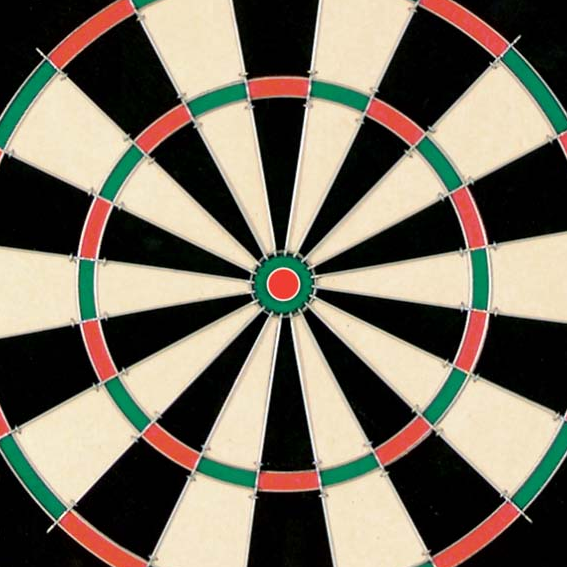
//> input picture coursework/dart.bmp, 567 x 567 px
$ ./main dart.bmp   (built with g++ and OpenCV 4)
//> lines starting //> are read from the running program, lines starting //| are printed output that depends on the picture; after the words box and inside, x2 and y2 are one past the last pixel; in counts of white or black regions, pixels touching at a corner belong together
### coursework/convolution.h
#include <opencv/cv.h>

void convolution(const cv::Mat_<uchar> &input, cv::Mat_<float> &kernel, cv::Mat_<float> &output);

### coursework/3dArray.h
int ***malloc3dArray(int dim1, int dim2, int dim3);
int **malloc2dArray(int dim1, int dim2);

### coursework/sobel.h
#include <opencv/cv.h>

void convolution(const cv::Mat_<uchar> &input, cv::Mat_<float> &kernel, cv::Mat_<float> &output);

void sobel(const cv::Mat_<uchar> &input, cv::Mat_<float> &dxOut, cv::Mat_<float> &dyOut, cv::Mat_<float> &magOut, cv::Mat_<float> &dirOut);

### coursework/convolution.cpp
// header inclusion
#include "convolution.h"

#include <stdio.h>
#include <opencv/cv.h>        //you may need to
#include <opencv/highgui.h>   //adjust import locations
#include <opencv/cxcore.h>    //depending on your machine setup

using namespace cv;

void convolution(const cv::Mat_<uchar> &input, cv::Mat_<float> &kernel, cv::Mat_<float> &output){
	output.create(input.size());
	int kernelRadiusX = (kernel.size[0] - 1) / 2;
	int kernelRadiusY = (kernel.size[1] - 1) / 2;

	cv::Mat_<uchar> padded_input;
	cv::copyMakeBorder(input, padded_input, kernelRadiusX, kernelRadiusX, kernelRadiusY, kernelRadiusY, cv::BORDER_REPLICATE);

	for (int i = 0; i < input.rows; i++){
		for (int j = 0; j < input.cols; j++){
			float sum = 0.0;
			for (int m = -kernelRadiusX; m <= kernelRadiusX; m++){
				for (int n = -kernelRadiusY; n <= kernelRadiusY; n++){
					int imagex = i + m + kernelRadiusX;
					int imagey = j + n + kernelRadiusY;
					int kernelx = m + kernelRadiusX;
					int kernely = n + kernelRadiusY;
					int imageval = padded_input(imagex, imagey);
					float kernalval = kernel(kernelx, kernely);
					sum += imageval * kernalval;
				}
			}
			output(i, j) = sum;
		}
	}
}

### coursework/3dArray.cpp
#include "3dArray.h"
// Example code for allocating a 3D int array on the heap, many other more efficient solutions are possible

#include <stdio.h>
#include <stdlib.h>

int ***malloc3dArray(int dim1, int dim2, int dim3){
    int i, j, k;
    int ***array = (int ***) malloc(dim1 * sizeof(int **));

    for (i = 0; i < dim1; i++) {
        array[i] = (int **) malloc(dim2 * sizeof(int *));
        for (j = 0; j < dim2; j++) {
            array[i][j] = (int *) malloc(dim3 * sizeof(int));
        }
    }
    for (i = 0; i < dim1; ++i)
        for (j = 0; j < dim2; ++j)
            for (k = 0; k < dim3; ++k)
                array[i][j][k] = 0;

    return array;
}

int **malloc2dArray(int dim1, int dim2){
    int** array = new int*[dim1];
    for(int i = 0; i < dim1; ++i){
        array[i] = new int[dim2];
    }
    return array;
}

### coursework/sobel.cpp
#include "sobel.h"
#include <math.h>

void calc_mag(const cv::Mat_<float> &dx, const cv::Mat_<float> &dy, cv::Mat_<float> &output){
	output.create(dx.size());
	for (int i = 0; i < dx.rows; i++){
		for (int j = 0; j < dx.cols; j++){
			float x = dx(i, j);
			float y = dy(i, j);
			output(i, j) = sqrt(x*x + y*y);
		}
	}
}

void calc_dir(const cv::Mat_<float> &dx, const cv::Mat_<float> &dy, cv::Mat_<float> &output){
	output.create(dx.size());
	for (int i = 0; i < dx.rows; i++){
		for (int j = 0; j < dx.cols; j++){
			float x = dx(i, j);
			float y = dy(i, j);
			output(i, j) = atan2(y, x);
		}
	}
}

void sobel(const cv::Mat_<uchar> &input, cv::Mat_<float> &dx_out, cv::Mat_<float> &dy_out, cv::Mat_<float> &mag_out, cv::Mat_<float> &dir_out){
	//Make kernels for dx & dy.
	cv::Mat_<float> dx_kernel(3, 3);
	dx_kernel << -1, 0, 1,
				-2, 0, 2,
				-1, 0, 1;

	cv::Mat_<float> dy_kernel(3, 3);
	dy_kernel << -1, -2, -1,
				 0,  0,  0,
				 1,  2,  1;

	//Calculate dx and dy.
	convolution(input, dx_kernel, dx_out);
	convolution(input, dy_kernel, dy_out);

	//Calculate magnitude
	calc_mag(dx_out, dy_out, mag_out);

	//Calculate directon
	calc_dir(dx_out, dy_out, dir_out);
}

// [7 lines left out: function blur, not called in this run]

### coursework/main.cpp
#include <stdio.h>
#include <opencv/cv.h>        //you may need to
#include <opencv/highgui.h>   //adjust import locations
#include <opencv/cxcore.h>    //depending on your machine setup
#include "sobel.h"
#include "3dArray.h"
#include "convolution.h"
#include <cmath>

using namespace std;
using namespace cv;

String cascade_name = "dartcascade/cascade.xml";
CascadeClassifier cascade;

//define 2D array for ground truths
int ground_truths[16][4][3];

//Init ground truth vaules for dartboards
void init_ground_truths(){
	//Top left and top right
	//Dart0
	ground_truths[0][0][0] = 426;
	ground_truths[0][1][0] = 4;
	ground_truths[0][2][0] = 612;
	ground_truths[0][3][0] = 217;
	//Dart1
	ground_truths[1][0][0] = 166;
	ground_truths[1][1][0] = 99;
	ground_truths[1][2][0] = 424;
	ground_truths[1][3][0] = 355;
	//Dart2
	ground_truths[2][0][0] = 93;
	ground_truths[2][1][0] = 92;
	ground_truths[2][2][0] = 205;
	ground_truths[2][3][0] = 194;
	//Dart3
	ground_truths[3][0][0] = 314;
	ground_truths[3][1][0] = 149;
	ground_truths[3][2][0] = 397;
	ground_truths[3][3][0] = 228;
	//Dart4
	ground_truths[4][0][0] = 156;
	ground_truths[4][1][0] = 71;
	ground_truths[4][2][0] = 353;
	ground_truths[4][3][0] = 305;
	//Dart5
	ground_truths[5][0][0] = 423;
	ground_truths[5][1][0] = 141;
	ground_truths[5][2][0] = 532;
	ground_truths[5][3][0] = 240;
	//Dart6
	ground_truths[6][0][0] = 202;
	ground_truths[6][1][0] = 108;
	ground_truths[6][2][0] = 278;
	ground_truths[6][3][0] = 187;
	//Dart7
	ground_truths[7][0][0] = 238;
	ground_truths[7][1][0] = 158;
	ground_truths[7][2][0] = 383;
	ground_truths[7][3][0] = 329;
	//Dart8
	ground_truths[8][0][0] = 64;
	ground_truths[8][1][0] = 258;
	ground_truths[8][2][0] = 126;
	ground_truths[8][3][0] = 350;
	ground_truths[8][0][1] = 832;
	ground_truths[8][1][1] = 212;
	ground_truths[8][2][1] = 974;
	ground_truths[8][3][1] = 345;
	//Dart9
	ground_truths[9][0][0] = 180;
	ground_truths[9][1][0] = 31;
	ground_truths[9][2][0] = 460;
	ground_truths[9][3][0] = 296;
	//Dart10
	ground_truths[10][0][0] = 79;
	ground_truths[10][1][0] = 99;
	ground_truths[10][2][0] = 199;
	ground_truths[10][3][0] = 224;
	ground_truths[10][0][1] = 573;
	ground_truths[10][1][1] = 126;
	ground_truths[10][2][1] = 651;
	ground_truths[10][3][1] = 221;
	ground_truths[10][0][2] = 914;
	ground_truths[10][1][2] = 146;
	ground_truths[10][2][2] = 951;
	ground_truths[10][3][2] = 219;
	//Dart11
	ground_truths[11][0][0] = 167;
	ground_truths[11][1][0] = 102;
	ground_truths[11][2][0] = 240;
	ground_truths[11][3][0] = 156;
	ground_truths[11][0][1] = 434;
	ground_truths[11][1][1] = 122;
	ground_truths[11][2][1] = 460;
	ground_truths[11][3][1] = 183;
	//Dart12
	ground_truths[12][0][0] = 151;
	ground_truths[12][1][0] = 67;
	ground_truths[12][2][0] = 225;
	ground_truths[12][3][0] = 237;
	//Dart13
	ground_truths[13][0][0] = 259;
	ground_truths[13][1][0] = 111;
	ground_truths[13][2][0] = 414;
	ground_truths[13][3][0] = 256;
	//Dart14
	ground_truths[14][0][0] = 99;
	ground_truths[14][1][0] = 94;
	ground_truths[14][2][0] = 260;
	ground_truths[14][3][0] = 242;
	ground_truths[14][0][1] = 975;
	ground_truths[14][1][1] = 75;
	ground_truths[14][2][1] = 1124;
	ground_truths[14][3][1] = 240;
	//Dart15
	ground_truths[15][0][0] = 142;
	ground_truths[15][1][0] = 40;
	ground_truths[15][2][0] = 298;
	ground_truths[15][3][0] = 213;
}

//For what image get number of dartboards
int get_num_actual_dartboards(int ino){
	int dartnum = 0;
	if (ino == 0) dartnum = 1;
	if (ino == 1) dartnum = 1;
	if (ino == 2) dartnum = 1;
	if (ino == 3) dartnum = 1;
	if (ino == 4) dartnum = 1;
	if (ino == 5) dartnum = 1;
	if (ino == 6) dartnum = 1;
	if (ino == 7) dartnum = 1;
	if (ino == 8) dartnum = 2;
	if (ino == 9) dartnum = 1;
	if (ino == 10) dartnum = 3;
	if (ino == 11) dartnum = 2;
	if (ino == 12) dartnum = 1;
	if (ino == 13) dartnum = 1;
	if (ino == 14) dartnum = 2;
	if (ino == 15) dartnum = 1;
	return dartnum;
}

//Manual input for f1score - done after detector was finished
// [22 lines left out: function get_num_detected_dartboards, not called in this run]

//From the given file get the image number
int get_image_number(string imagename){
	int imagenumber = 0;
	string digit1 = imagename.substr(4,1);
	string digit2 = imagename.substr(5,1);
	if (digit2 == ".") {
		if (digit1 == "0") imagenumber = 0;
		if (digit1 == "1") imagenumber = 1;
		if (digit1 == "2") imagenumber = 2;
		if (digit1 == "3") imagenumber = 3;
		if (digit1 == "4") imagenumber = 4;
		if (digit1 == "5") imagenumber = 5;
		if (digit1 == "6") imagenumber = 6;
		if (digit1 == "7") imagenumber = 7;
		if (digit1 == "8") imagenumber = 8;
		if (digit1 == "9") imagenumber = 9;
	} else if (digit1 == "1" && digit2 != "."){
		if (digit2 == "0") imagenumber = 10;
		if (digit2 == "1") imagenumber = 11;
		if (digit2 == "2") imagenumber = 12;
		if (digit2 == "3") imagenumber = 13;
		if (digit2 == "4") imagenumber = 14;
		if (digit2 == "5") imagenumber = 15;
	}

	return imagenumber;
}

//Calculate the f1 score
// [28 lines left out: functions calculate_f1_score, get_iou, not called in this run]

//Check if a line goes through a circle
bool circle_line_intersect(int cx, int cy, int r, int x1, int y1, int x2, int y2){
	bool intersect = false;
	float num = (x2 - x1) * cx + (y1 - y2) * cy + (x1 - x2) * y1 + (y2 - y1) * x1;
	float denom = sqrt( (x2 - x1)*(x2 - x1) + (y1 - y2)*(y1 - y2) );
	if (num < 0) num = num - (2*num);
	if ((num / denom) > r) intersect = 1;

	return intersect;
}

//Output hough spaces
void output_hough_circle(int*** HC, const cv::Mat_<uchar> &image, const int rmin, const int rmax, cv::Mat_<float> &mag){
	cv::Mat_<float> output = mag.clone();
	cv::Mat_<float> temp = mag.clone();
	float max = 0.0;
	float min = 1000.0;
	for (int i = 0; i < mag.cols; i++){
		for (int j = 0; j < mag.rows; j++){
			float total = 0.0;
			for (int r = rmin; r < rmax; r++){
				total += (float)HC[j][i][r];
			}
			if (total > max) max = total;
			if (total < min) min = total;
			temp(j,i) = total;
		}
	}
	for (int i = 0; i < mag.cols; i++){
		for (int j = 0; j < mag.rows; j++){
			output(j,i) = min + temp(j,i) * 255.0 / max;
		}
	}

	imwrite("houghcircle.jpg", output);
}

//Draw circles from the circle hough
void draw_circles(int*** H, int rmin, int rmax, int thresh_acc, Mat& originalimage){
	for (int y = 0; y < originalimage.rows; y ++){
		for (int x = 0; x < originalimage.cols; x ++){
			for (int r = rmin; r < rmax; r ++){
				int acc = H[y][x][r];
				if (acc > thresh_acc){
					circle(originalimage, Point(x, y), r, cvScalar(3,140,252), 1);
				}
			}
		}
	}
}

//Draw lines from the line hough
// [21 lines left out: function draw_lines, not called in this run]

//GO through hough lines, find out if they intersect circle
int hough_lines(int** HL, int thresh_acc, int theta_numsteps, int rhomax, Mat& originalimage, bool drawhough, int bestcentre[3]){
	int totallines = 0;
	float trads = (2*CV_PI) / (float)theta_numsteps;
	for (int rho = 0; rho < rhomax; rho++){
		float radcount = 0;
		for (int theta = 0; theta < theta_numsteps; theta++){
			int acc = HL[rho][theta];
			if (acc > thresh_acc){
				int x = rho * cosf(radcount);
				int y = rho * sinf(radcount);

				int x1 = x - y * 20;
				int x2 = x + y * 20;
				int y1 = y + x * 20;
				int y2 = y - x * 20;

				if (circle_line_intersect(bestcentre[1], bestcentre[2], 20, x1, y1, x2, y2) == 1) totallines++;
				if (drawhough) line(originalimage, Point(x1, y1), Point(x2, y2), Scalar(255,0,123), 1);
			}
			radcount += trads;
		}
	}
	return totallines;
}

//Line hough transform
int** hough_line_transform(std::vector<Rect> dartboards, int db, const cv::Mat_<uchar> &image, const uchar thresh_magnitude, const float thresh_theta, const int theta_numsteps, const int rhomax){
	cv::Mat_<float> dx;
	cv::Mat_<float> dy;
	cv::Mat_<float> mag;
	cv::Mat_<float> dir;
	sobel(image, dx, dy, mag, dir);

	//Allocate array
	int **HL = malloc2dArray(rhomax, theta_numsteps);

	//Convert to radians
	float theta_incr = (2*CV_PI) / (float)theta_numsteps;

	for (int i = dartboards[db].y; i < dartboards[db].y + dartboards[db].height; i++){
		for (int j = dartboards[db].x; j < dartboards[db].x + dartboards[db].width; j++){
			if (mag(i, j) > thresh_magnitude){
				float direction = dir(i, j);
				for (float theta = direction - thresh_theta; theta < direction + thresh_theta; theta += theta_incr){
					int rho = j * cosf(theta) + i * sinf(theta);
					if (rho < 0 || rho >= rhomax) continue;
					int thetaDeg = theta / theta_incr;
					if (thetaDeg < 0) thetaDeg += theta_numsteps;
					if (thetaDeg > theta_numsteps) thetaDeg -= theta_numsteps;

					HL[rho][thetaDeg]++;
				}
			}
		}
	}

	return HL;
}

//Circle hough transform
int*** hough_circle_transform(const cv::Mat_<uchar> &image, const uchar thresh_magnitude, const int rmin, const int rmax, const float thetaThreshold, const float thetaIncrCoeff){
	cv::Mat_<float> dx;
	cv::Mat_<float> dy;
	cv::Mat_<float> mag;
	cv::Mat_<float> dir;

    sobel(image, dx, dy, mag, dir);

	//Draw magnitude image
	cv::Mat_<uchar> magout = mag.clone();
	for (int i = 0; i < mag.rows; i ++){
		for (int j = 0; j < mag.cols; j ++){
			if (mag(i,j) > thresh_magnitude){
				magout(i,j) = 255;
			} else {
				magout(i,j) = 0;
			}
		}
	}
	imwrite("magnitude.jpg", magout);

	int ***HC = malloc3dArray(image.rows, image.cols, rmax);
    float theta_incr = (2*CV_PI) / thetaIncrCoeff;

	for (int i = 0; i < mag.rows; i ++){
		for (int j = 0; j < mag.cols; j ++){
			if (mag(i,j) > thresh_magnitude){
				for (int r = rmin; r < rmax; r++){
					float direction = dir(i, j);
					for (float theta = direction - thetaThreshold; theta < direction + thetaThreshold; theta += theta_incr){
						for (int a = -1; a <= 1; a +=2){
							for (int b = -1; b <= 1; b +=2){
								int x0 = j + (a*r) * cosf(theta);
								int y0 = i + (b*r) * sinf(theta);
								if (x0 >= mag.cols || y0 >= mag.rows) continue;
								if (x0 < 0 || y0 < 0) continue;

								HC[y0][x0][r] ++;
							}
						}
					}
				}
			}
		}
	}

	output_hough_circle(HC, image, rmin, rmax, mag);

	return HC;
}

int main( int argc, const char** argv ){
    // 1. Read Input Image
	cv::Mat colourimage = imread(argv[1], CV_LOAD_IMAGE_COLOR);
//> colourimage is the input picture: 567 rows x 567 cols, CV_8UC3; mean B, G, R 96.6, 111.5, 119.5
    cv::Mat_<uchar> image;
    cvtColor(colourimage, image, CV_BGR2GRAY);
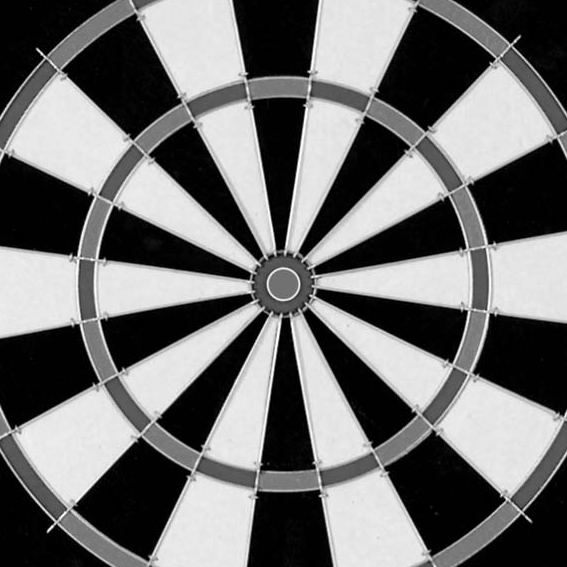
//> image: 567 rows x 567 cols, CV_8UC1; min 0, max 255, mean 112.2
	std::vector<Rect> dartboards;
	std::vector<Rect> detections;
	std::vector<float> confidences;
	init_ground_truths();
	int image_number = get_image_number(argv[1]);
//> image_number = 0
	int numdbpass = 0;

	//-------------------------
	//Variables and thresholds
	//-------------------------
	//True if want to draw extra data onto the image
	bool drawvj = true;
	bool drawhough = true;
	bool drawunaveraged = true;

	//Radius max and min
	int rmin = 25;
    int rmax = 150;

	//Magnitude threshold
	int thresh_magnitude = 80;

	//Accumulator threshold for circles
	int thresh_acc_cirles = 100;

	//Accumulator threshold for lines
	int thresh_acc_lines = 25;

	//Number of circles +1 with same centre threshold
	int thresh_samecentre = 2;

	//Threshold for number of centre of circles over number of circles threshold
	int thresh_numcentres = 20;

	// Threshold for number of lines going through the centre of a dartboard
	int thresh_numlines = 100;

	//Number of steps theta goes through per 2 pi for houghlines
	int theta_numsteps = 720;

	//Highest value of rho in houghlines
	int rhomax = 700;

	//Threshold for iou to tell if two vj boxes look at the same dartboard
	int thresh_overlap = 0.25;


	//------------
	//ViolaJones
	//------------
	//Load the Strong Classifier in a structure called `Cascade'
	if( !cascade.load( cascade_name ) ){ printf("--(!)Error loading\n"); return -1; };

	float vjthreshold = 0.25;
	cascade.detectMultiScale(image, dartboards, 1.1, 1, 0|CV_HAAR_SCALE_IMAGE, Size(50, 50), Size(500,500) );
//> dartboards = 1 Rect (x, y, width, height): [98, 91, 366, 366]

	//Draw viola jones detected dartboards
	if (drawvj){
		for(int di = 0; di < dartboards.size(); di++){
			rectangle(colourimage, Point(dartboards[di].x, dartboards[di].y), Point(dartboards[di].x + dartboards[di].width, dartboards[di].y + dartboards[di].height), Scalar( 20, 255, 20 ), 1);
		}
//> this loop made 1 pass
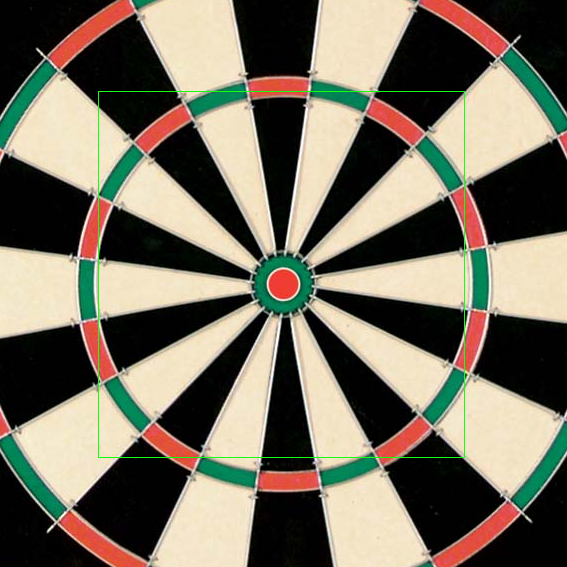
//> colourimage: 567 rows x 567 cols, CV_8UC3; 0.46% of pixels changed, all inside (x1, y1, x2, y2) = (98, 91, 465, 458)
	}
	//------------

	//-----------------
	// Hough Circle Transform
	//-----------------
    int ***HC = hough_circle_transform(image, thresh_magnitude, rmin, rmax, 0.1, 360.0);
//> in sobel, `convolution(input, dx_kernel, dx_out);`: dx_kernel = [[-1, 0, 1], [-2, 0, 2], [-1, 0, 1]]
//> after the loop in convolution (call 2), `for (int i = 0; i < input.rows; i++)`:
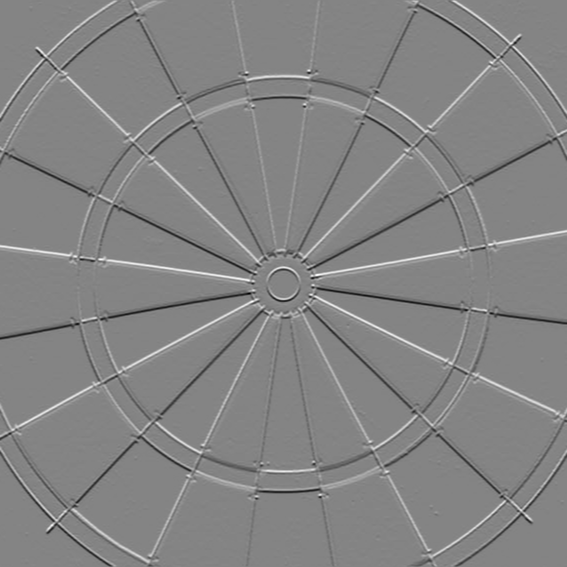
//> output: 567 rows x 567 cols, CV_32FC1; min -855, max 794, mean 0.1; drawn with min black and max white
//> in sobel, `convolution(input, dy_kernel, dy_out);`: dy_kernel = [[-1, -2, -1], [0, 0, 0], [1, 2, 1]]
//> after the loop in calc_mag, `for (int i = 0; i < dx.rows; i++)`:
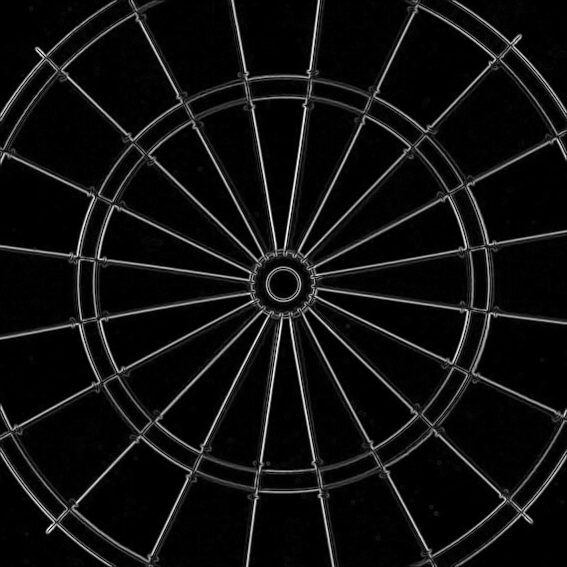
//> output: 567 rows x 567 cols, CV_32FC1; min 0, max 992.5, mean 62.1; drawn with min black and max white
//> after the loop in calc_dir, `for (int i = 0; i < dx.rows; i++)`:
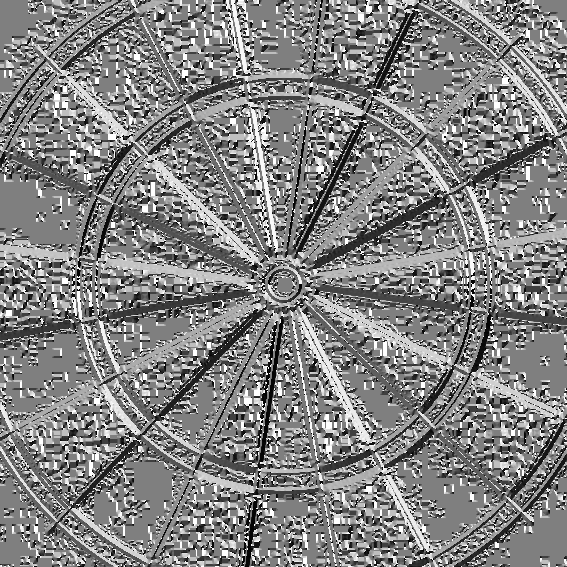
//> output: 567 rows x 567 cols, CV_32FC1; min -3.14, max 3.14, mean 0.0948; drawn with min black and max white
//> after the loop in hough_circle_transform, `for (int i = 0; i < mag.rows; i ++)`:
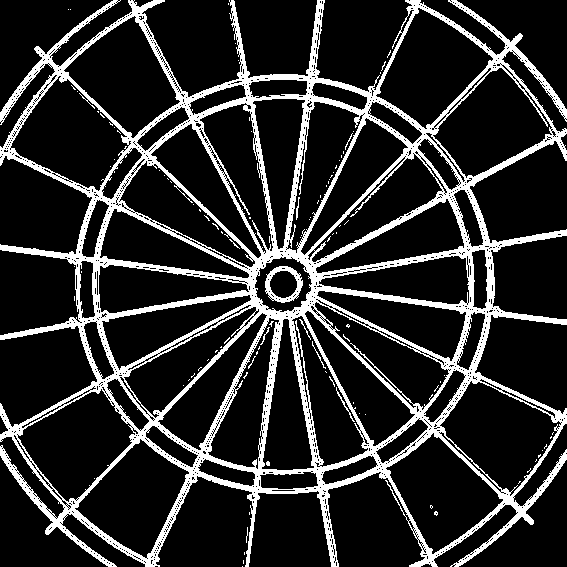
//> magout: 567 rows x 567 cols, CV_8UC1; 17% white; 102 white regions (94 under 20 px), largest, box (x1, y1, x2, y2) and area: (0, 0, 567, 567) 53500, (265, 266, 303, 303) 499, (336, 387, 355, 422) 60
//> the loop in output_hough_circle, `for (int i = 0; i < mag.cols; i++)` made 567 passes
//> min on passes 1 to 3: 357, 175, 167
//> after the loop in output_hough_circle, `for (int i = 0; i < mag.cols; i++)`:
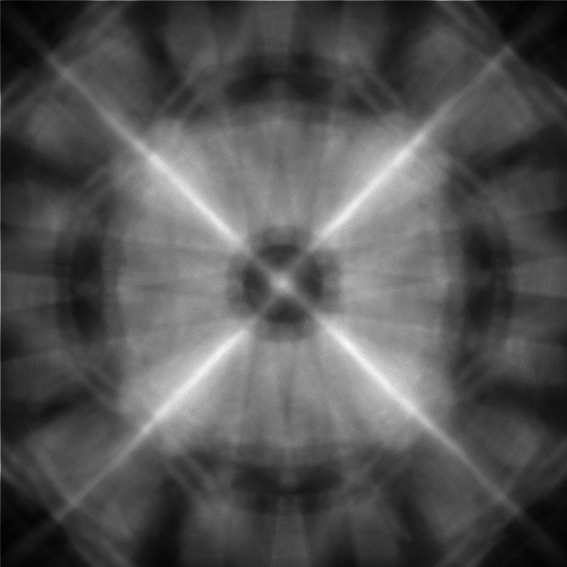
//> temp: 567 rows x 567 cols, CV_32FC1; min 166, max 2321, mean 877.2; drawn with min black and max white
//> after the loop in output_hough_circle, `for (int i = 0; i < mag.cols; i++)`: max = 2321; min = 166
//> (the rest of the program and of its run is left out)
